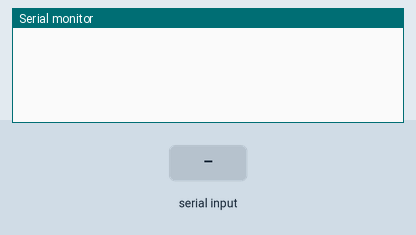
This sketch was run on a simulated Arduino Uno, built with avr-gcc and run on an emulated ATmega328P. On the bench: the last lines printed to the serial monitor. Inputs (shaded band) come from the test bench.

Above: at 1.2 s.
1.3 s: "90,45\n" received over Serial
At 2.5 s:
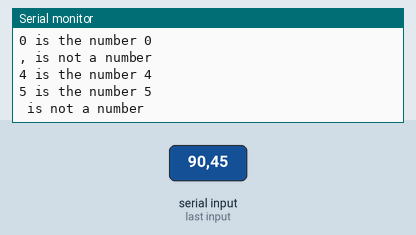
2.8 s: "30,150\n" received over Serial
At 4.4 s:
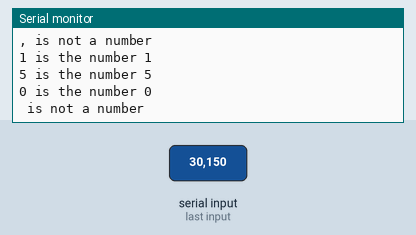
Timing chart, 0 to 5.9 s (numbered marks = the images above; inputs shaded):
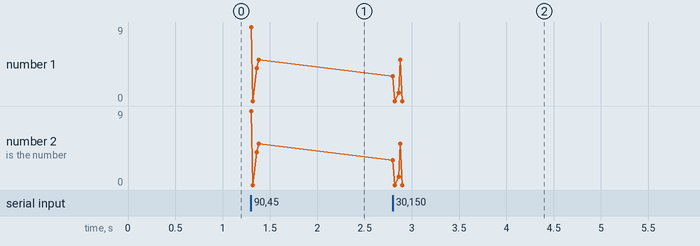

The sketch:

09_boolean.ino
```cpp
void setup() {
    Serial.begin(9600);
    Serial.println();
}

void loop() {
    if (Serial.available() > 0) {
        char ch = Serial.read();
        boolean isNumber = '0' <= ch && ch <= '9';
        if (isNumber) {
            int i = ch - '0';
            Serial.print(ch);
            Serial.print(" is the number ");
            Serial.println(i);
        } else {
            Serial.print(ch);
            Serial.println(" is not a number");
        }
    }
}
```

Measured:
- after the input at 1.3 s, the serial monitor: prints a new line at once (image 1)
- after the input at 2.8 s, the serial monitor: prints a new line at once (image 2)
